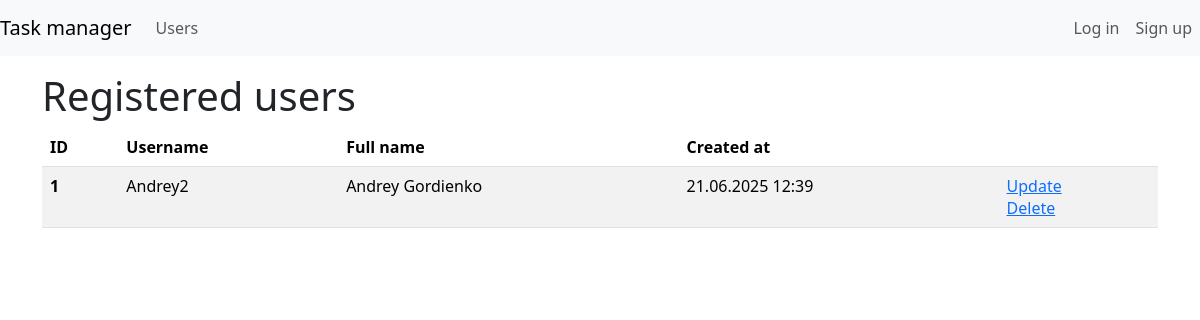
Before: /users/ with the older database file.
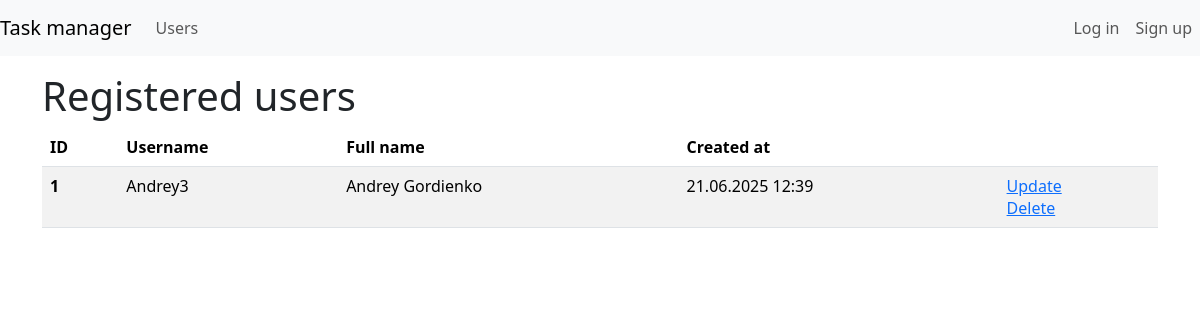
After: the same page with the newer database file.
### task_manager/users/models.py (models this page shows)
class MyUser(AbstractUser):
    created_at = models.DateTimeField(
        _("Creation date"),
        default=timezone.now,
        editable=False
    )

### task_manager/users/views.py (the view)
# urls.py: path("", UsersView.as_view(), name="user_list"),
class UsersView(ListView):
    model = MyUser
    context_object_name = "user_list"
    template_name = "users/user_list.html"

### task_manager/templates/users/user_list.html (shortened to what this page needs)
{% extends "task_manager/base.html" %}
{% load i18n %}
{% load django_bootstrap5 %}
{% block content %}
<div class="mt-4">
    <h1 class="mt-1">{% translate "Registered users" %}</h1>
    {% if user_list %}
    <table class="table table-striped">
        <thead>
            <tr>
                <th scope="col">ID</th>
                <th scope="col">{% translate "Username" %}</th>
                <th scope="col">{% translate "Full name" %}</th>
                <th scope="col">{% translate "Created at" %}</th>
                <th></th>
            </tr>
        </thead>
        <tbody>
            {% for user in user_list %}
            <tr>
                <th scope="row"> {{ user.id }}</th>
                <td>{{ user.username }}</td>
                <td>{{ user.get_full_name }}</td>
                <td>{{ user.date_joined|date:"d.m.Y H:i"}}</td>
                <td>
                    <a href="{% url 'users:update_user' user.pk %}">{% translate 'Update' %}</a>
                    <br>
                    <a href="{% url 'users:delete_user' user.pk %}">{% translate 'Delete' %}</a>
                </td>
            </tr>
            {% endfor %}
        </tbody>
    </table>
    {% else %}
    <p>There are no users.</p>
    {% endif %}
    {% endblock %}

### task_manager/templates/task_manager/base.html (shortened to what this page needs)
{% load django_bootstrap5 %}
{% load i18n %}
{% get_current_language as LANGUAGE_CODE %}
{% bootstrap_css %}
<!doctype html>
<html lang="{{ LANGUAGE_CODE }}" class="h-100">
{% block header %}
<head>
</head>
{% endblock %}
{% block navbar %}
<body class="d-flex flex-column h-100">
    <header>
        <nav class="navbar navbar-expand-md navbar-light fixed-top bg-light">
            <a class="navbar-brand" href="{% url 'index' %}">{% translate "Task manager" %}</a>
            <div class="collapse navbar-collapse" id="navbarCollapse">
                <ul class="navbar-nav mr-auto">
                    <li class="nav-item">
                        <a class="nav-link" href="{% url 'users:user_list' %}">{% translate "Users" %}</a>
                    </li>
                </ul>
            </div>
            <div class="collapse navbar-collapse flex-grow-0" id="navbarSupportedContent">
                <ul class="navbar-nav text-right">
                    {% if not user.is_authenticated %}
                    <li class="nav-item active ">
                        <a class="nav-link" href="{% url 'login' %}">{% translate "Log in" %}</a>
                    </li>
                    <li class="nav-item active">
                        <a class="nav-link" href="{% url 'users:create_user' %}">{% translate "Sign up" %}</a>
                    </li>
                    {% endif %}
                </ul>
            </div>
        </nav>
    </header>
    {% endblock %}
    <main role="main" class="flex-shrink-0 mt-5">
        <div class="container">
            {% block content %}{% endblock %}
        </div>
    </main>
</html>

Changed rows visible on the page:
changed MyUser "Andrey Gordienko": username "Andrey2" → "Andrey3"
